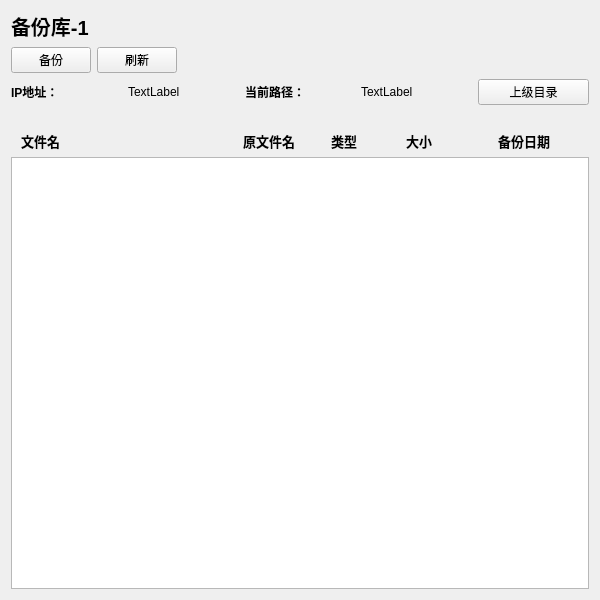
<?xml version="1.0" encoding="UTF-8"?>
<ui version="4.0">
 <class>RemoteFolder</class>
 <widget class="QWidget" name="RemoteFolder">
  <property name="geometry">
   <rect>
    <x>0</x>
    <y>0</y>
    <width>600</width>
    <height>600</height>
   </rect>
  </property>
  <property name="minimumSize">
   <size>
    <width>600</width>
    <height>600</height>
   </size>
  </property>
  <property name="maximumSize">
   <size>
    <width>600</width>
    <height>600</height>
   </size>
  </property>
  <property name="windowTitle">
   <string>Form</string>
  </property>
  <layout class="QVBoxLayout" name="verticalLayout">
   <item>
    <widget class="QLabel" name="FolderTip">
     <property name="font">
      <font>
       <pointsize>15</pointsize>
       <bold>true</bold>
      </font>
     </property>
     <property name="text">
      <string>备份库-1</string>
     </property>
    </widget>
   </item>
   <item>
    <layout class="QHBoxLayout" name="ToolLayout">
     <item>
      <widget class="QPushButton" name="Backup">
       <property name="text">
        <string>备份</string>
       </property>
      </widget>
     </item>
     <item>
      <widget class="QPushButton" name="Updata">
       <property name="text">
        <string>刷新</string>
       </property>
      </widget>
     </item>
     <item>
      <spacer name="ToolSpacer">
       <property name="orientation">
        <enum>Qt::Orientation::Horizontal</enum>
       </property>
       <property name="sizeHint" stdset="0">
        <size>
         <width>40</width>
         <height>20</height>
        </size>
       </property>
      </spacer>
     </item>
    </layout>
   </item>
   <item>
    <layout class="QHBoxLayout" name="InforLayout">
     <item>
      <widget class="QLabel" name="AddrTip">
       <property name="font">
        <font>
         <bold>true</bold>
        </font>
       </property>
       <property name="text">
        <string>IP地址：</string>
       </property>
      </widget>
     </item>
     <item>
      <widget class="QLabel" name="Address">
       <property name="text">
        <string>TextLabel</string>
       </property>
      </widget>
     </item>
     <item>
      <widget class="QLabel" name="CurPath">
       <property name="font">
        <font>
         <bold>true</bold>
        </font>
       </property>
       <property name="text">
        <string>当前路径：</string>
       </property>
      </widget>
     </item>
     <item>
      <widget class="QLabel" name="Path">
       <property name="text">
        <string>TextLabel</string>
       </property>
      </widget>
     </item>
     <item>
      <widget class="QPushButton" name="PrevPath">
       <property name="text">
        <string>上级目录</string>
       </property>
      </widget>
     </item>
    </layout>
   </item>
   <item>
    <layout class="QHBoxLayout" name="horizontalLayout">
     <property name="spacing">
      <number>0</number>
     </property>
     <property name="leftMargin">
      <number>10</number>
     </property>
     <property name="topMargin">
      <number>20</number>
     </property>
     <property name="rightMargin">
      <number>10</number>
     </property>
     <item>
      <widget class="QLabel" name="label">
       <property name="font">
        <font>
         <pointsize>10</pointsize>
         <bold>true</bold>
        </font>
       </property>
       <property name="text">
        <string>文件名</string>
       </property>
      </widget>
     </item>
     <item>
      <widget class="QLabel" name="label_2">
       <property name="minimumSize">
        <size>
         <width>100</width>
         <height>0</height>
        </size>
       </property>
       <property name="maximumSize">
        <size>
         <width>100</width>
         <height>16777215</height>
        </size>
       </property>
       <property name="font">
        <font>
         <pointsize>10</pointsize>
         <bold>true</bold>
        </font>
       </property>
       <property name="text">
        <string>原文件名</string>
       </property>
       <property name="alignment">
        <set>Qt::AlignmentFlag::AlignCenter</set>
       </property>
      </widget>
     </item>
     <item>
      <widget class="QLabel" name="label_3">
       <property name="minimumSize">
        <size>
         <width>50</width>
         <height>0</height>
        </size>
       </property>
       <property name="maximumSize">
        <size>
         <width>50</width>
         <height>16777215</height>
        </size>
       </property>
       <property name="font">
        <font>
         <pointsize>10</pointsize>
         <bold>true</bold>
        </font>
       </property>
       <property name="text">
        <string>类型</string>
       </property>
       <property name="alignment">
        <set>Qt::AlignmentFlag::AlignCenter</set>
       </property>
      </widget>
     </item>
     <item>
      <widget class="QLabel" name="label_4">
       <property name="minimumSize">
        <size>
         <width>100</width>
         <height>0</height>
        </size>
       </property>
       <property name="maximumSize">
        <size>
         <width>100</width>
         <height>16777215</height>
        </size>
       </property>
       <property name="font">
        <font>
         <pointsize>10</pointsize>
         <bold>true</bold>
        </font>
       </property>
       <property name="text">
        <string>大小</string>
       </property>
       <property name="alignment">
        <set>Qt::AlignmentFlag::AlignCenter</set>
       </property>
      </widget>
     </item>
     <item>
      <widget class="QLabel" name="label_5">
       <property name="minimumSize">
        <size>
         <width>110</width>
         <height>0</height>
        </size>
       </property>
       <property name="maximumSize">
        <size>
         <width>110</width>
         <height>16777215</height>
        </size>
       </property>
       <property name="font">
        <font>
         <pointsize>10</pointsize>
         <bold>true</bold>
        </font>
       </property>
       <property name="text">
        <string>备份日期</string>
       </property>
       <property name="alignment">
        <set>Qt::AlignmentFlag::AlignCenter</set>
       </property>
      </widget>
     </item>
    </layout>
   </item>
   <item>
    <widget class="QListWidget" name="List">
     <property name="font">
      <font>
       <bold>true</bold>
      </font>
     </property>
    </widget>
   </item>
  </layout>
 </widget>
 <resources/>
 <connections/>
</ui>
